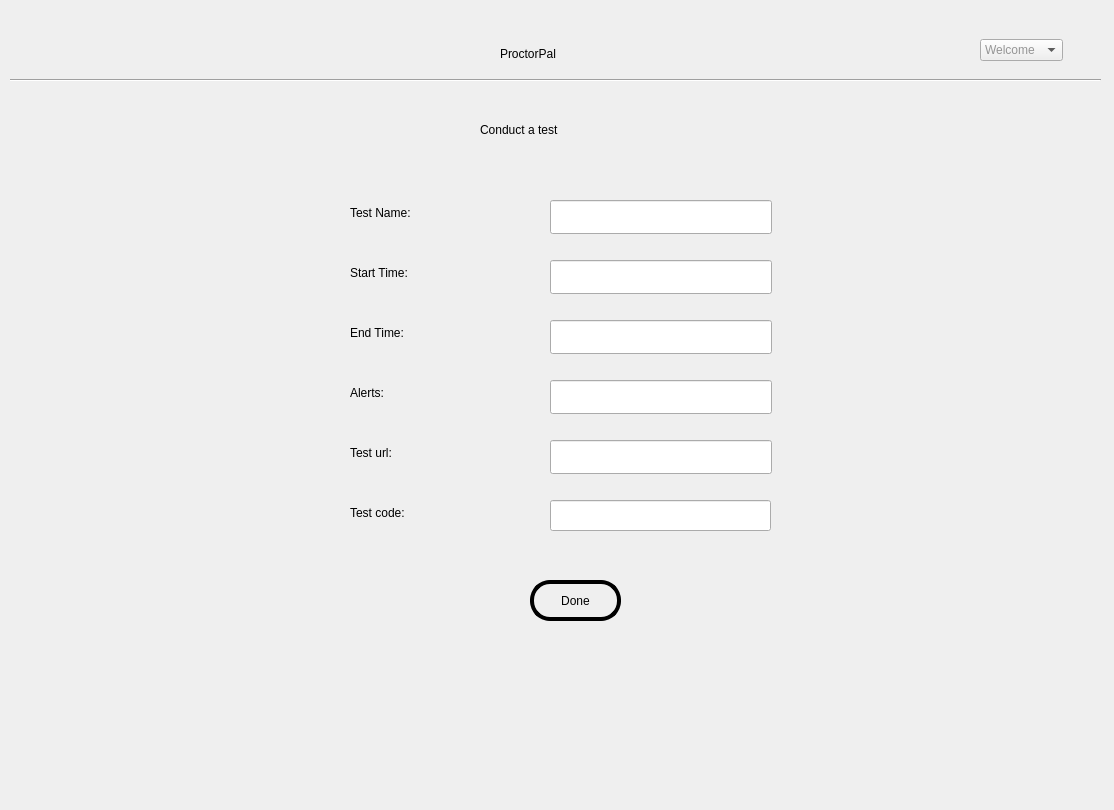
<?xml version="1.0" encoding="UTF-8"?>
<ui version="4.0">
 <class>Dialog</class>
 <widget class="QDialog" name="Dialog">
  <property name="geometry">
   <rect>
    <x>0</x>
    <y>0</y>
    <width>1114</width>
    <height>810</height>
   </rect>
  </property>
  <property name="windowTitle">
   <string>Dialog</string>
  </property>
  <widget class="QLabel" name="label">
   <property name="geometry">
    <rect>
     <x>0</x>
     <y>-5</y>
     <width>6</width>
     <height>16</height>
    </rect>
   </property>
   <property name="styleSheet">
    <string notr="true">background-image:url(:/newPrefix/C:/Users/akxsh/Desktop/2c933fdd5a3b0a5f8a51a0f44eb0f619.jpg)</string>
   </property>
   <property name="text">
    <string/>
   </property>
   <property name="pixmap">
    <pixmap>:/newPrefix/C:/Users/akxsh/Desktop/2c933fdd5a3b0a5f8a51a0f44eb0f619.jpg</pixmap>
   </property>
   <property name="scaledContents">
    <bool>true</bool>
   </property>
  </widget>
  <widget class="QWidget" name="widget" native="true">
   <property name="geometry">
    <rect>
     <x>10</x>
     <y>20</y>
     <width>1091</width>
     <height>61</height>
    </rect>
   </property>
   <property name="styleSheet">
    <string notr="true"/>
   </property>
   <widget class="QLabel" name="title_2">
    <property name="geometry">
     <rect>
      <x>490</x>
      <y>10</y>
      <width>177</width>
      <height>48</height>
     </rect>
    </property>
    <property name="styleSheet">
     <string notr="true">font: 75 24pt &quot;MS Shell Dlg 2&quot;;</string>
    </property>
    <property name="text">
     <string>ProctorPal</string>
    </property>
   </widget>
   <widget class="Line" name="line_2">
    <property name="geometry">
     <rect>
      <x>0</x>
      <y>50</y>
      <width>1091</width>
      <height>20</height>
     </rect>
    </property>
    <property name="orientation">
     <enum>Qt::Horizontal</enum>
    </property>
   </widget>
   <widget class="QComboBox" name="comboBox">
    <property name="geometry">
     <rect>
      <x>970</x>
      <y>19</y>
      <width>83</width>
      <height>22</height>
     </rect>
    </property>
    <property name="styleSheet">
     <string notr="true">color : rgba(0, 0, 0, 100)</string>
    </property>
    <item>
     <property name="text">
      <string>Welcome</string>
     </property>
    </item>
    <item>
     <property name="text">
      <string>Logout</string>
     </property>
    </item>
   </widget>
   <widget class="QLabel" name="user">
    <property name="geometry">
     <rect>
      <x>1050</x>
      <y>10</y>
      <width>6</width>
      <height>16</height>
     </rect>
    </property>
    <property name="text">
     <string/>
    </property>
    <property name="pixmap">
     <pixmap>../../../../../major projct/images.jpg</pixmap>
    </property>
    <property name="scaledContents">
     <bool>true</bool>
    </property>
   </widget>
  </widget>
  <widget class="QWidget" name="widget_3" native="true">
   <property name="geometry">
    <rect>
     <x>10</x>
     <y>90</y>
     <width>1091</width>
     <height>711</height>
    </rect>
   </property>
   <property name="styleSheet">
    <string notr="true">font: 16pt &quot;MS Shell Dlg 2&quot;;</string>
   </property>
   <widget class="QLabel" name="label_3">
    <property name="geometry">
     <rect>
      <x>470</x>
      <y>20</y>
      <width>209</width>
      <height>40</height>
     </rect>
    </property>
    <property name="styleSheet">
     <string notr="true">font: 20pt &quot;MS Shell Dlg 2&quot;;</string>
    </property>
    <property name="text">
     <string>Conduct a test</string>
    </property>
   </widget>
   <widget class="QLineEdit" name="ends_at">
    <property name="geometry">
     <rect>
      <x>540</x>
      <y>230</y>
      <width>222</width>
      <height>34</height>
     </rect>
    </property>
    <property name="styleSheet">
     <string notr="true">font: 14pt &quot;MS Shell Dlg 2&quot;;</string>
    </property>
    <property name="text">
     <string/>
    </property>
   </widget>
   <widget class="QLabel" name="ends_at_2">
    <property name="geometry">
     <rect>
      <x>340</x>
      <y>230</y>
      <width>116</width>
      <height>26</height>
     </rect>
    </property>
    <property name="styleSheet">
     <string notr="true">font: 14pt &quot;Lucida Fax&quot;;</string>
    </property>
    <property name="text">
     <string>End Time:</string>
    </property>
   </widget>
   <widget class="QLineEdit" name="test_url">
    <property name="geometry">
     <rect>
      <x>540</x>
      <y>350</y>
      <width>222</width>
      <height>34</height>
     </rect>
    </property>
    <property name="styleSheet">
     <string notr="true">font: 14pt &quot;MS Shell Dlg 2&quot;;</string>
    </property>
    <property name="text">
     <string/>
    </property>
    <property name="echoMode">
     <enum>QLineEdit::Normal</enum>
    </property>
   </widget>
   <widget class="QLineEdit" name="test_name">
    <property name="geometry">
     <rect>
      <x>540</x>
      <y>110</y>
      <width>222</width>
      <height>34</height>
     </rect>
    </property>
    <property name="styleSheet">
     <string notr="true">font: 14pt &quot;MS Shell Dlg 2&quot;;</string>
    </property>
    <property name="text">
     <string/>
    </property>
   </widget>
   <widget class="QLineEdit" name="starts_at">
    <property name="geometry">
     <rect>
      <x>540</x>
      <y>170</y>
      <width>222</width>
      <height>34</height>
     </rect>
    </property>
    <property name="styleSheet">
     <string notr="true">font: 14pt &quot;MS Shell Dlg 2&quot;;</string>
    </property>
    <property name="text">
     <string/>
    </property>
    <property name="echoMode">
     <enum>QLineEdit::Normal</enum>
    </property>
   </widget>
   <widget class="QLineEdit" name="send_alerts">
    <property name="geometry">
     <rect>
      <x>540</x>
      <y>290</y>
      <width>222</width>
      <height>34</height>
     </rect>
    </property>
    <property name="styleSheet">
     <string notr="true">font: 14pt &quot;MS Shell Dlg 2&quot;;</string>
    </property>
    <property name="text">
     <string/>
    </property>
    <property name="echoMode">
     <enum>QLineEdit::Normal</enum>
    </property>
   </widget>
   <widget class="QLabel" name="test_url_2">
    <property name="geometry">
     <rect>
      <x>340</x>
      <y>350</y>
      <width>97</width>
      <height>26</height>
     </rect>
    </property>
    <property name="styleSheet">
     <string notr="true">font: 14pt &quot;Lucida Fax&quot;;</string>
    </property>
    <property name="text">
     <string>Test url:</string>
    </property>
   </widget>
   <widget class="QLabel" name="starts_at_2">
    <property name="geometry">
     <rect>
      <x>340</x>
      <y>170</y>
      <width>127</width>
      <height>26</height>
     </rect>
    </property>
    <property name="styleSheet">
     <string notr="true">font: 14pt &quot;Lucida Fax&quot;;</string>
    </property>
    <property name="text">
     <string>Start Time:</string>
    </property>
   </widget>
   <widget class="QLabel" name="send_alerts_2">
    <property name="geometry">
     <rect>
      <x>340</x>
      <y>290</y>
      <width>75</width>
      <height>26</height>
     </rect>
    </property>
    <property name="styleSheet">
     <string notr="true">font: 14pt &quot;Lucida Fax&quot;;</string>
    </property>
    <property name="text">
     <string>Alerts:</string>
    </property>
   </widget>
   <widget class="QLabel" name="test_name_2">
    <property name="geometry">
     <rect>
      <x>340</x>
      <y>110</y>
      <width>130</width>
      <height>26</height>
     </rect>
    </property>
    <property name="styleSheet">
     <string notr="true">font: 14pt &quot;Lucida Fax&quot;;</string>
    </property>
    <property name="text">
     <string>Test Name:</string>
    </property>
   </widget>
   <widget class="QLabel" name="test_code_2">
    <property name="geometry">
     <rect>
      <x>340</x>
      <y>410</y>
      <width>119</width>
      <height>26</height>
     </rect>
    </property>
    <property name="styleSheet">
     <string notr="true">font: 14pt &quot;Lucida Fax&quot;;</string>
    </property>
    <property name="text">
     <string>Test code:</string>
    </property>
   </widget>
   <widget class="QPushButton" name="Start">
    <property name="geometry">
     <rect>
      <x>520</x>
      <y>490</y>
      <width>91</width>
      <height>41</height>
     </rect>
    </property>
    <property name="styleSheet">
     <string notr="true">background-color:transparent;
font: 75 14pt &quot;MS Shell Dlg 2&quot;;
border-radius:20px;
border-style:solid;
border-color:black;

border-width:4px;
</string>
    </property>
    <property name="text">
     <string>Done</string>
    </property>
   </widget>
   <widget class="QLineEdit" name="label_2">
    <property name="geometry">
     <rect>
      <x>540</x>
      <y>410</y>
      <width>221</width>
      <height>31</height>
     </rect>
    </property>
   </widget>
  </widget>
 </widget>
 <resources>
  <include location="test.qrc"/>
 </resources>
 <connections/>
</ui>
